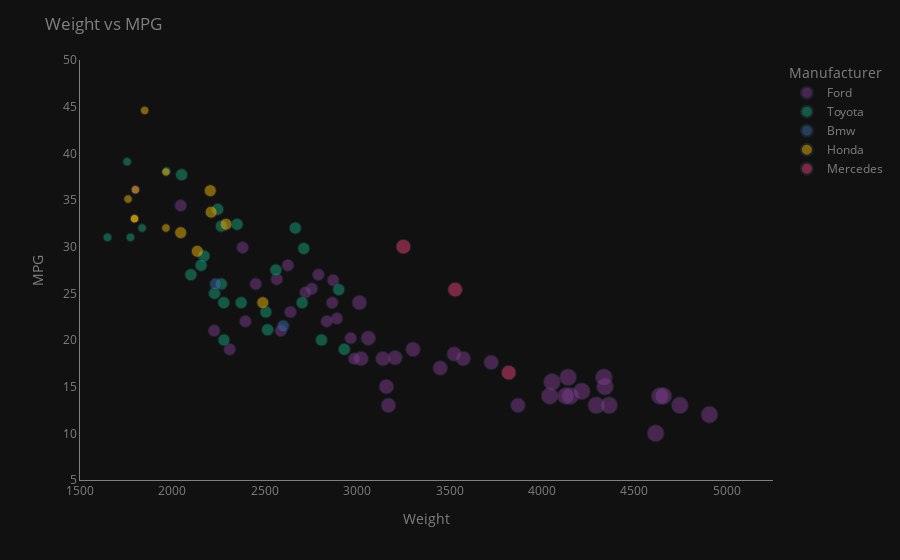

Notebook cell for this chart:
### Code cell
fig = px.scatter(
    df,
    x="Weight", 
    y="MPG",
    opacity=0.5,
    size="WeightCategory",
    size_max=12,
    color="Manufacturer",
    hover_name="Car", 
    hover_data={
        'WeightCategory':False,
        'Cylinders':True,
        'Displacement':True,
        'Horsepower':True,
        'Acceleration':True,
        'ModelYear':True
    },
    template = "plotly_dark",
    color_discrete_sequence=px.colors.qualitative.Bold
    # config_displayModeBar=False
)
fig.update_layout(
    title=dict(
        text='Weight vs MPG',
        font=dict(color='gray')
    ),
    legend=dict(
        itemclick="toggle",
        title_font_color='gray',
        font_color='gray'
    ),
    hoverdistance=1 #hover disappears when you move away from the point
)
fig.update_xaxes(
    showspikes=True, 
    spikethickness=1,
    spikedash="solid",
    spikesnap="cursor",
    linecolor="gray",
    tickcolor='gray',
    tickfont_color='gray',
    title_font_color='gray',
    range=[1500, 5250],
    showgrid=False
)
fig.update_yaxes(
    showspikes=True, 
    spikethickness=1,
    spikedash="solid",
    spikesnap="cursor",
    linecolor="gray",
    tickcolor='gray',
    tickfont_color='gray',
    title_font_color='gray',
    range=[5, 50],
    showgrid=False
)
fig.show()

### Figure 1 — Plotly figure (JSON) as saved in the notebook; plotly's stock layout.template omitted (floating-point values rounded to 4 significant figures; data arrays with more than 128 entries replaced by an {"elided": "..."} marker saying what was removed)
{"data": [{"customdata": {"elided": "48x6 float values"}, "hovertemplate": "<b>%{hovertext}</b><br><br>Manufacturer=Ford<br>Weight=%{x}<br>MPG=%{y}<br>Cylinders=%{customdata[1]}<br>Displacement=%{customdata[2]}<br>Horsepower=%{customdata[3]}<br>Acceleration=%{customdata[4]}<br>ModelYear=%{customdata[5]}<extra></extra>", "hovertext": ["Torino", "Galaxie 500", "Maverick", "F250", "Torino 500", "Galaxie 500", "Country Squire (Sw)", "Mustang", "Pinto Runabout", "Galaxie 500", "Gran Torino (Sw)", "Pinto (Sw)", "Gran Torino", "Ltd", "Maverick", "Country", "Pinto", "Pinto", "Gran Torino", "Gran Torino (Sw)", "Maverick", "Ltd", "Mustang Ii", "Pinto", "Pinto", "Gran Torino", "Maverick", "Granada Ghia", "Pinto", "F108", "Granada", "Thunderbird", "Mustang Ii 2+2", "Fiesta", "Fairmont (Auto)", "Fairmont (Man)", "Futura", "Fairmont 4", "Ltd Landau", "Country Squire (Sw)", "Fairmont", "Escort 4W", "Escort 2H", "Granada Gl", "Fairmont Futura", "Granada L", "Mustang Gl", "Ranger"], "legendgroup": "Ford", "marker": {"color": "rgb(127, 60, 141)", "opacity": 0.5, "size": [3000, 4000, 2000, 4000, 3000, 4000, 4000, 3000, 2000, 4000, 4000, 2000, 4000, 4000, 3000, 4000, 2000, 2000, 4000, 4000, 3000, 4000, 3000, 2000, 2000, 4000, 3000, 3000, 2000, 3000, 3000, 4000, 2000, 1000, 2000, 2000, 3000, 2000, 3000, 4000, 2000, 2000, 2000, 3000, 2000, 2000, 2000, 2000], "sizemode": "area", "sizeref": 27.78, "symbol": "circle"}, "mode": "markers", "name": "Ford", "orientation": "v", "showlegend": true, "type": "scatter", "x": [3449, 4341, 2587, 4615, 3302, 4154, 4746, 3139, 2226, 4129, 4294, 2395, 4042, 4363, 3021, 4906, 2310, 2451, 4141, 4638, 3158, 4657, 3169, 2639, 2984, 4215, 3012, 3574, 2565, 3870, 3525, 4335, 2755, 1800, 2965, 2720, 3205, 2890, 3725, 4054, 2870, 2045, 2380, 3060, 2865, 2835, 2790, 2625], "xaxis": "x", "y": [17, 15, 21, 10, 19, 14, 13, 18, 21, 14, 13, 22, 14, 13, 18, 12, 19, 26, 16, 14, 15, 14, 13, 23, 18, 14.5, 24, 18, 26.5, 13, 18.5, 16, 25.5, 36.1, 20.2, 25.1, 18.1, 22.3, 17.6, 15.5, 26.4, 34.4, 29.9, 20.2, 24, 22, 27, 28], "yaxis": "y"}, {"customdata": {"elided": "26x6 float values"}, "hovertemplate": "<b>%{hovertext}</b><br><br>Manufacturer=Toyota<br>Weight=%{x}<br>MPG=%{y}<br>Cylinders=%{customdata[1]}<br>Displacement=%{customdata[2]}<br>Horsepower=%{customdata[3]}<br>Acceleration=%{customdata[4]}<br>ModelYear=%{customdata[5]}<extra></extra>", "hovertext": ["Corona Mark Ii", "Corona", "Corolla 1200", "Corona Hardtop", "Corona Mark Ii (Sw)", "Corolla 1600 (Sw)", "Carina", "Mark Ii", "Corolla 1200", "Corona", "Corolla", "Corona", "Corolla", "Mark Ii", "Corolla Liftback", "Corona", "Celica Gt Liftback", "Corolla Tercel", "Corona Liftback", "Corolla", "Starlet", "Tercel", "Corolla", "Cressida", "Corolla", "Celica Gt"], "legendgroup": "Toyota", "marker": {"color": "rgb(17, 165, 121)", "opacity": 0.5, "size": [2000, 2000, 1000, 2000, 2000, 2000, 2000, 2000, 1000, 1000, 2000, 2000, 2000, 2000, 2000, 2000, 2000, 1000, 2000, 2000, 1000, 2000, 2000, 2000, 2000, 2000], "sizemode": "area", "sizeref": 27.78, "symbol": "circle"}, "mode": "markers", "name": "Toyota", "orientation": "v", "showlegend": true, "type": "scatter", "x": [2372, 2228, 1773, 2278, 2506, 2100, 2279, 2807, 1836, 1649, 2171, 2702, 2155, 2930, 2265, 2560, 2515, 1968, 2711, 2265, 1755, 2050, 2350, 2900, 2245, 2665], "xaxis": "x", "y": [24, 25, 31, 24, 23, 27, 20, 20, 32, 31, 29, 24, 28, 19, 26, 27.5, 21.1, 38.1, 29.8, 32.2, 39.1, 37.7, 32.4, 25.4, 34, 32], "yaxis": "y"}, {"customdata": [[2000, 4, 121, 113, 12.5, 1970], [2000, 4, 121, 110, 12.8, 1977]], "hovertemplate": "<b>%{hovertext}</b><br><br>Manufacturer=Bmw<br>Weight=%{x}<br>MPG=%{y}<br>Cylinders=%{customdata[1]}<br>Displacement=%{customdata[2]}<br>Horsepower=%{customdata[3]}<br>Acceleration=%{customdata[4]}<br>ModelYear=%{customdata[5]}<extra></extra>", "hovertext": ["2002", "320I"], "legendgroup": "Bmw", "marker": {"color": "rgb(57, 105, 172)", "opacity": 0.5, "size": [2000, 2000], "sizemode": "area", "sizeref": 27.78, "symbol": "circle"}, "mode": "markers", "name": "Bmw", "orientation": "v", "showlegend": true, "type": "scatter", "x": [2234, 2600], "xaxis": "x", "y": [26, 21.5], "yaxis": "y"}, {"customdata": [[2000, 4, 120, 97, 15, 1974], [1000, 4, 91, 53, 17.5, 1975], [1000, 4, 91, 53, 17.4, 1976], [2000, 4, 98, 68, 18.5, 1977], [1000, 4, 91, 60, 16.4, 1978], [2000, 4, 98, 68, 16.6, 1978], [1000, 4, 91, 67, 13.8, 1980], [2000, 4, 107, 72, 17, 1980], [1000, 4, 81, 60, 16.1, 1981], [2000, 4, 107, 75, 14.4, 1981], [2000, 4, 107, 75, 14.5, 1982], [1000, 4, 91, 67, 15, 1982], [1000, 4, 91, 67, 15.7, 1982]], "hovertemplate": "<b>%{hovertext}</b><br><br>Manufacturer=Honda<br>Weight=%{x}<br>MPG=%{y}<br>Cylinders=%{customdata[1]}<br>Displacement=%{customdata[2]}<br>Horsepower=%{customdata[3]}<br>Acceleration=%{customdata[4]}<br>ModelYear=%{customdata[5]}<extra></extra>", "hovertext": ["Civic", "Civic Cvcc", "Civic", "Accord Cvcc", "Civic Cvcc", "Accord Lx", "Civic 1500 Gl", "Accord", "Civic 1300", "Prelude", "Accord", "Civic", "Civic (Auto)"], "legendgroup": "Honda", "marker": {"color": "rgb(242, 183, 1)", "opacity": 0.5, "size": [2000, 1000, 1000, 2000, 1000, 2000, 1000, 2000, 1000, 2000, 2000, 1000, 1000], "sizemode": "area", "sizeref": 27.78, "symbol": "circle"}, "mode": "markers", "name": "Honda", "orientation": "v", "showlegend": true, "type": "scatter", "x": [2489, 1795, 1795, 2045, 1800, 2135, 1850, 2290, 1760, 2210, 2205, 1965, 1965], "xaxis": "x", "y": [24, 33, 33, 31.5, 36.1, 29.5, 44.6, 32.4, 35.1, 33.7, 36, 38, 32], "yaxis": "y"}, {"customdata": [[3000, 6, 168, 120, 16.7, 1976], [3000, 5, 183, 77, 20.1, 1979], [3000, 4, 146, 67, 21.8, 1980]], "hovertemplate": "<b>%{hovertext}</b><br><br>Manufacturer=Mercedes<br>Weight=%{x}<br>MPG=%{y}<br>Cylinders=%{customdata[1]}<br>Displacement=%{customdata[2]}<br>Horsepower=%{customdata[3]}<br>Acceleration=%{customdata[4]}<br>ModelYear=%{customdata[5]}<extra></extra>", "hovertext": ["280S", "300D", "240D"], "legendgroup": "Mercedes", "marker": {"color": "rgb(231, 63, 116)", "opacity": 0.5, "size": [3000, 3000, 3000], "sizemode": "area", "sizeref": 27.78, "symbol": "circle"}, "mode": "markers", "name": "Mercedes", "orientation": "v", "showlegend": true, "type": "scatter", "x": [3820, 3530, 3250], "xaxis": "x", "y": [16.5, 25.4, 30], "yaxis": "y"}], "layout": {"hoverdistance": 1, "legend": {"font": {"color": "gray"}, "itemclick": "toggle", "itemsizing": "constant", "title": {"font": {"color": "gray"}, "text": "Manufacturer"}, "tracegroupgap": 0}, "margin": {"t": 60}, "title": {"font": {"color": "gray"}, "text": "Weight vs MPG"}, "xaxis": {"anchor": "y", "domain": [0, 1], "linecolor": "gray", "range": [1500, 5250], "showgrid": false, "showspikes": true, "spikedash": "solid", "spikesnap": "cursor", "spikethickness": 1, "tickcolor": "gray", "tickfont": {"color": "gray"}, "title": {"font": {"color": "gray"}, "text": "Weight"}}, "yaxis": {"anchor": "x", "domain": [0, 1], "linecolor": "gray", "range": [5, 50], "showgrid": false, "showspikes": true, "spikedash": "solid", "spikesnap": "cursor", "spikethickness": 1, "tickcolor": "gray", "tickfont": {"color": "gray"}, "title": {"font": {"color": "gray"}, "text": "MPG"}}}}
